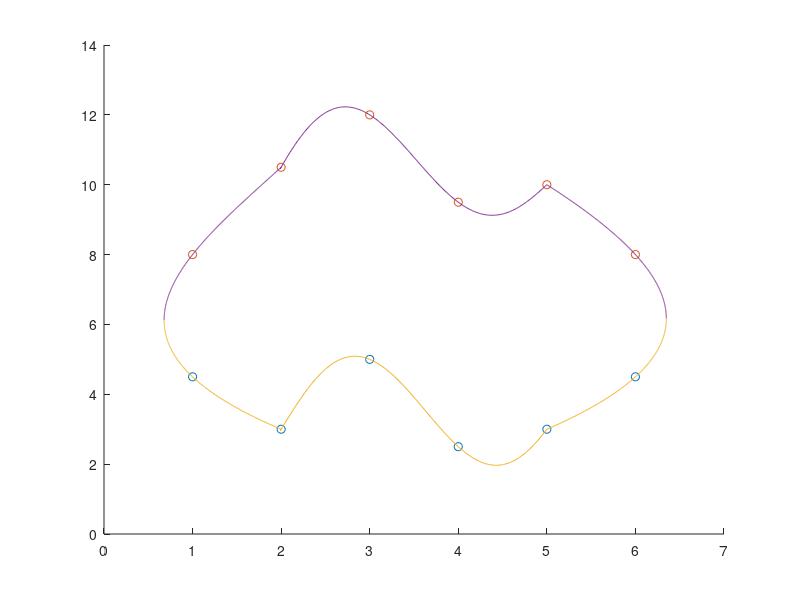

This chart was generated by the following MATLAB code:
trainSize = 0.5;
dx = 0.01;
figure 
hold on

aller = [1, 2, 3, 4, 5, 6;4.5, 3, 5, 2.5, 3, 4.5]; % X, Y
retour = [1, 2, 3, 4, 5, 6;8, 10.5, 12, 9.5, 10, 8]; % X, Y
plot(aller(2,:), 'o')
plot(retour(2,:), 'o')

% interpole aller
[aller_coeff] = polyfit(aller(1,:),aller(2,:),length(aller)-1);
aller_int = 1:dx:length(aller);
aller_int = [aller_int; polyval(aller_coeff, aller_int)];


% interpole retour
[retour_coeff] = polyfit(retour(1,:),retour(2,:),length(retour)-1);
retour_int = 1:dx:length(retour);
retour_int = [retour_int; polyval(retour_coeff, retour_int)];


% interpole gauche
gauche = [fliplr(aller(:,1:2)) retour(:,1:2)];
gauche = [gauche(2,:);gauche(1,:)];

[gauche_coeff] = polyfit(gauche(1,:),gauche(2,:),length(gauche)-1);
gauche_int = gauche(1,1):dx:gauche(1,end);
gauche_int = [gauche_int; polyval(gauche_coeff, gauche_int)];

[~,half_g] = min(gauche_int(2,:));

% reconstruction aller gauche
gauche_inv = [gauche_int(2,1:half_g-1);gauche_int(1,1:half_g-1)];
aller_int = [fliplr(gauche_inv) aller_int(:,1/dx:end)];

% reconstruction retour gauche
gauche_inv = [gauche_int(2,half_g:end);gauche_int(1,half_g:end)];
retour_int = [gauche_inv retour_int(:,1/dx:end)];


% interpole gauche
droite = [aller(:,5:end) fliplr(retour(:,5:end))];
droite = [droite(2,:); droite(1,:)]

[droite_coeff] = polyfit(droite(1,:),droite(2,:),length(droite)-1);
droite_int = droite(1,1):dx:droite(1,end);
droite_int = [droite_int; polyval(droite_coeff, droite_int)];
[~,half_d] = max(droite_int(2,:));

% reconstruction aller droite
droite_inv = [droite_int(2,1:half_d-1);droite_int(1,1:half_d-1)];
aller_int = [aller_int(:,1:end-1/dx) droite_inv];
plot(aller_int(1,:),aller_int(2,:));

% 
% % reconstruction retour droite
droite_inv = [droite_int(2,half_d:end);droite_int(1,half_d:end)];
retour_int = [retour_int(:,1:end-1/dx) fliplr(droite_inv)];
plot(retour_int(1,:),retour_int(2,:));

csvwrite('retour.csv', fliplr(retour_int)')
csvwrite('aller.csv', aller_int')

